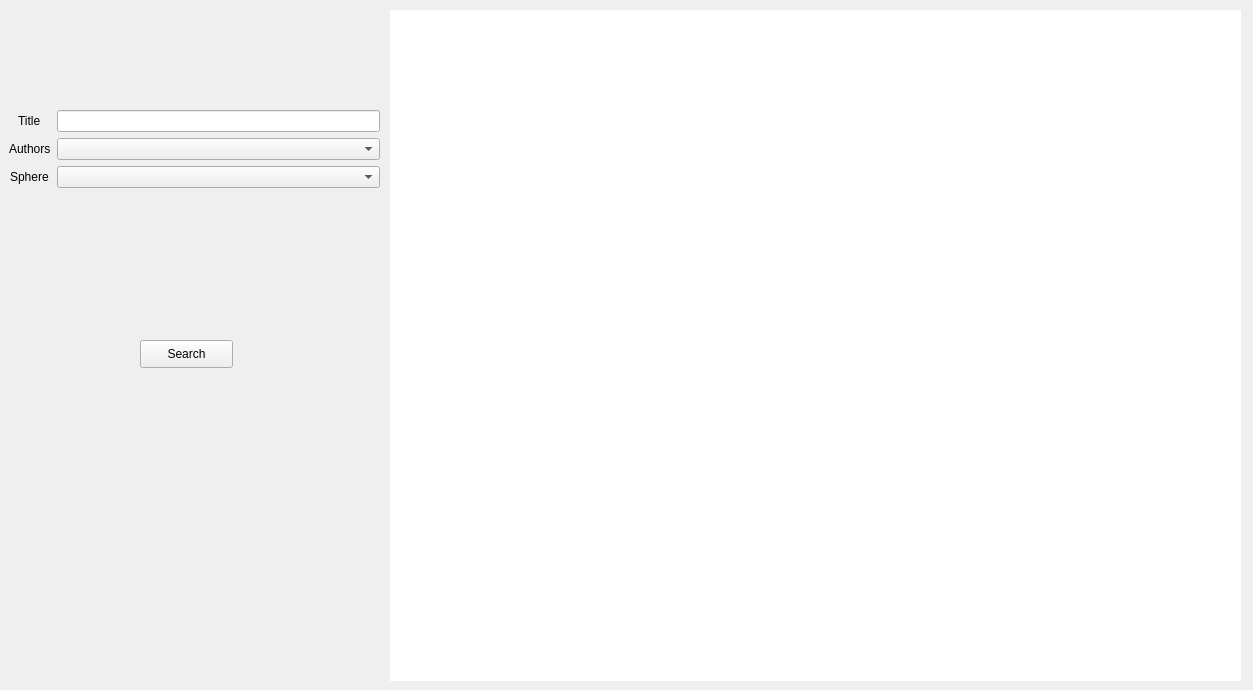
<?xml version="1.0" encoding="UTF-8"?>
<ui version="4.0">
 <class>Form</class>
 <widget class="QWidget" name="Form">
  <property name="geometry">
   <rect>
    <x>0</x>
    <y>0</y>
    <width>1253</width>
    <height>690</height>
   </rect>
  </property>
  <property name="windowTitle">
   <string>Form</string>
  </property>
  <widget class="QWidget" name="db_widget" native="true">
   <property name="geometry">
    <rect>
     <x>390</x>
     <y>10</y>
     <width>851</width>
     <height>671</height>
    </rect>
   </property>
   <property name="styleSheet">
    <string notr="true">border: 10px;
border-color: rgb(0, 0, 0);
background-color: rgb(255, 255, 255);</string>
   </property>
   <widget class="QTableWidget" name="db_view">
    <property name="geometry">
     <rect>
      <x>5</x>
      <y>11</y>
      <width>841</width>
      <height>651</height>
     </rect>
    </property>
   </widget>
  </widget>
  <widget class="QWidget" name="verticalLayoutWidget">
   <property name="geometry">
    <rect>
     <x>9</x>
     <y>9</y>
     <width>371</width>
     <height>281</height>
    </rect>
   </property>
   <layout class="QVBoxLayout" name="verticalLayout">
    <item>
     <layout class="QGridLayout" name="gridLayout">
      <item row="1" column="1">
       <widget class="QComboBox" name="comboBox"/>
      </item>
      <item row="2" column="1">
       <widget class="QComboBox" name="comboBox_2"/>
      </item>
      <item row="2" column="0" alignment="Qt::AlignHCenter">
       <widget class="QLabel" name="label_3">
        <property name="styleSheet">
         <string notr="true">font: 20pt &quot;Arial&quot;;</string>
        </property>
        <property name="text">
         <string>Sphere</string>
        </property>
       </widget>
      </item>
      <item row="0" column="0" alignment="Qt::AlignHCenter">
       <widget class="QLabel" name="label">
        <property name="styleSheet">
         <string notr="true">font: 20pt &quot;Arial&quot;;</string>
        </property>
        <property name="text">
         <string>Title</string>
        </property>
       </widget>
      </item>
      <item row="0" column="1">
       <widget class="QLineEdit" name="lineEdit"/>
      </item>
      <item row="1" column="0" alignment="Qt::AlignHCenter">
       <widget class="QLabel" name="label_2">
        <property name="styleSheet">
         <string notr="true">font: 20pt &quot;MS Shell Dlg 2&quot;;</string>
        </property>
        <property name="text">
         <string>Authors</string>
        </property>
       </widget>
      </item>
     </layout>
    </item>
   </layout>
  </widget>
  <widget class="QPushButton" name="pushButton">
   <property name="geometry">
    <rect>
     <x>140</x>
     <y>340</y>
     <width>93</width>
     <height>28</height>
    </rect>
   </property>
   <property name="text">
    <string>Search</string>
   </property>
  </widget>
 </widget>
 <resources/>
 <connections/>
</ui>
